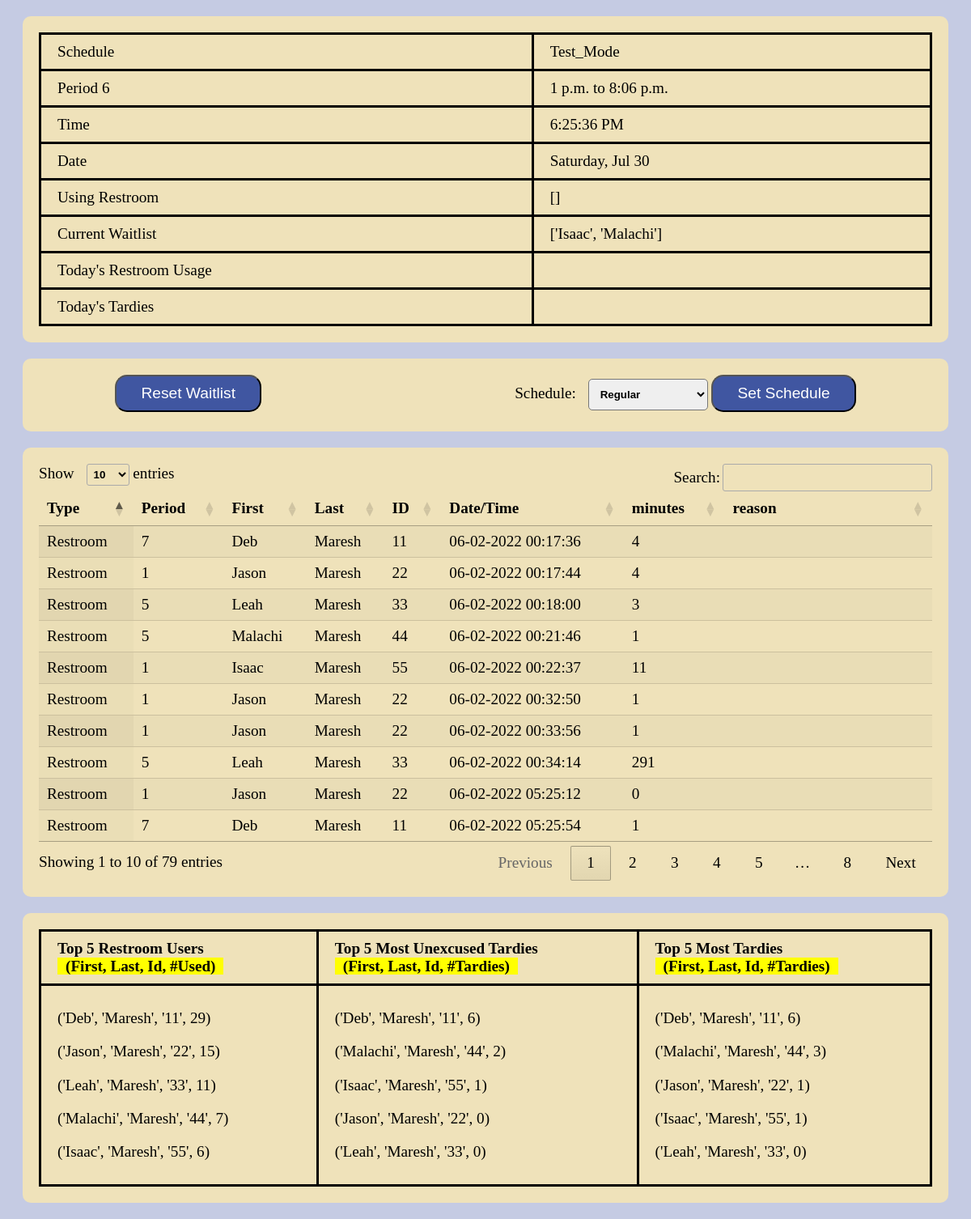
The page /dashboard (signed in) on the database its author committed.
### attendance/models.py (models this page shows)
class Schedule (models.Model):
    id = models.AutoField(primary_key=True)
    schedule_name = models.CharField(max_length=20)
    active = models.BooleanField()
    period_0 = models.CharField(max_length=20)
    period_1 = models.CharField(max_length=20)
    period_2 = models.CharField(max_length=20)
    period_3 = models.CharField(max_length=20)
    period_4 = models.CharField(max_length=20)
    period_5 = models.CharField(max_length=20)
    period_6 = models.CharField(max_length=20)
    period_7 = models.CharField(max_length=20)
    period_8 = models.CharField(max_length=20)

class Bathroom (models.Model):
    id = models.AutoField(primary_key=True)
    student = models.ForeignKey(Student, on_delete=models.CASCADE, related_name = "student_bathroom")
    time_out = models.DateTimeField()
    time_back = models.DateTimeField()
    minutes = models.IntegerField()

class Student (models.Model):
    id = models.AutoField(primary_key=True)
    first = models.CharField(max_length=20)
    last = models.CharField(max_length=20)
    student_id = models.CharField(max_length=10)
    period = models.CharField(max_length=1)
    exception = models.BooleanField()
    augPass = models.BooleanField(default=True)
    sepPass = models.BooleanField(default=True)
    octPass = models.BooleanField(default=True)
    novPass = models.BooleanField(default=True)
    decPass = models.BooleanField(default=True)
    janPass = models.BooleanField(default=True)
    febPass = models.BooleanField(default=True)
    marPass = models.BooleanField(default=True)
    aprPass = models.BooleanField(default=True)
    mayPass = models.BooleanField(default=True)
    junPass = models.BooleanField(default=True)
    julPass = models.BooleanField(default=True)

### attendance/views.py (the view)
# urls.py: path("dashboard", views.dashboard, name="dashboard"),
@login_required
def dashboard(request):
    period = get_current_period()
    start = datetime.strptime(getattr(Schedule.objects.get(active = True), period[0]), '%H:%M:%S').replace(month = datetime.now().month, day = datetime.now().day, year=datetime.now().year)  - timedelta(minutes=7)
    finish = datetime.strptime(getattr(Schedule.objects.get(active = True), period[1]), '%H:%M:%S').replace(month = datetime.now().month, day = datetime.now().day, year=datetime.now().year)
    finish_time = finish - timedelta(minutes=7)
    if period[2] == True:
        finish_time = finish
    start_time = start + timedelta(minutes=7)
    startdate = datetime.today()-timedelta(hours=8)
    records = Bathroom.objects.filter(time_out__gt = startdate).order_by('-time_out')
    tardyRecords = AttendanceRecord.objects.filter(timestamp__gt = startdate).order_by('-timestamp')
    numUnexTardies = []
    numTardies = []
    numBath = []
    for student in Student.objects.all():
        numUnexTardies.append((student.first, student.last, student.student_id, len(AttendanceRecord.objects.filter(student=student, excused=False))))
        numTardies.append((student.first, student.last, student.student_id, len(AttendanceRecord.objects.filter(student=student))))
        numBath.append((student.first, student.last, student.student_id, len(Bathroom.objects.filter(student=student))))
    numUnexTardies = sorted(numUnexTardies, key=lambda i:i[3], reverse=True)
    numTardies = sorted(numTardies, key=lambda i:i[3], reverse=True)
    numBath = sorted(numBath, key=lambda i:i[3], reverse=True)
    currentWaitlist = []
    for record in Waitlist.objects.all():
        currentWaitlist.append(record.student.first)
    bathDate = {}
    for record in Bathroom.objects.all():
        bathDate[record] = record.time_out.strftime("%m-%d-%Y  %H:%M:%S")
    tardyDate = {}
    for record in AttendanceRecord.objects.all():
        tardyDate[record] = record.timestamp.strftime("%m-%d-%Y  %H:%M:%S")
    return render(request, 'dashboard.html',{
        "tardyRecords": tardyRecords,
        "numUnexTardies": numUnexTardies[0:5],
        "numTardies": numTardies[0:5],
        "numBath": numBath[0:5],
        "tardies": AttendanceRecord.objects.all(),
        "bathroom": Bathroom.objects.all(),
        "timeSpent":datetime.now() - start_time > timedelta(minutes = 60),
        "waitlist": currentWaitlist,
        "records": records,
        "startdate":startdate.date,
        "hour": datetime.now().hour,
        "minute": datetime.now().minute,
        "schedule": Schedule.objects.get(active=True).schedule_name,
        "recordz": Record.objects.filter(timestamp__range = [start,finish]),
        "period": get_current_period(),
        "period_number": get_current_period()[0][-1],
        "start": start_time.time,
        "finish": finish_time.time,
        "using_restroom": students_using_restroom(),
        "options": Schedule.objects.all(),
        "bathDate": bathDate,
        "tardyDate": tardyDate
    })

### attendance/views.py (called while the page is built)
def get_current_period():
    now = datetime.now()
    is_max = False
    period = ['period_0', 'period_1', 'period_2', 'period_3', 'period_4', 'period_5', 'period_6', 'period_7', 'period_8']
    for i in range(9):
        then = datetime.strptime(getattr(Schedule.objects.get(active = True), period[i]), '%H:%M:%S').replace(month = datetime.now().month, day = datetime.now().day, year=datetime.now().year)  - timedelta(minutes=7)
        max = datetime.strptime(getattr(Schedule.objects.get(active = True), period[8]), '%H:%M:%S').replace(month = datetime.now().month, day = datetime.now().day, year=datetime.now().year)  - timedelta(minutes=7)
        if now < then:
            if then == max:
                is_max = True
            return [period[i-1], period[i], is_max]
    return ['period_0', 'period_1', is_max]

### attendance/templates/dashboard.html (shortened to what this page needs)
{% extends 'layout.html' %}
{% load static %}
{% block head %}
    <link href="{% static 'dashboard/style.css' %}" rel="stylesheet">
    <link rel="stylesheet" type="text/css" href="https://cdn.datatables.net/1.12.1/css/jquery.dataTables.css">
{% endblock %}
{% block body %}
<div  class="info-container" >
    <table class="info-table">
        <tr>
            <td>Schedule</td>
            <td>{{schedule}}</td>
        </tr>
        <tr>
            <td>Period {{period_number}}</td>
            <td>{{start}} to {{finish}}</td>
        </tr>
        <tr>
            <td>Time</td>
            <td id = "time"></td>
        </tr>
        <tr>
            <td>Date</td>
            <td id = "date"></td>
        </tr>
        <tr>
            <td>Using Restroom </td>
            <td>{{using_restroom}}</td>
        </tr>
        <tr>
            <td>Current Waitlist </td>
            <td>{{waitlist}}</td>
        </tr>
        <tr>
            <td>Today's Restroom Usage</td>
            <td>
            </td>
        </tr>
        <tr>
            <td>Today's Tardies</td>
            <td>
            </td>
        </tr>
    </table>
</div>
<div class="select">
    <div class="reset-container"
        <form action="{% url 'reset'%}" method="post">
            <input class="bttn choice" type="submit" value="Reset Waitlist">
    </div>
    <div class="schedule-container">
        <form action="{% url 'schedule'%}" method="post">
            <label for="cars">Schedule:</label>
            <select name="schedule">
                {% for schedule in options %}
                    <option value = {{schedule.schedule_name}}>{{schedule.schedule_name}}</option>
                {% endfor %}
            </select>
            <input class="bttn choice" type="submit" value="Set Schedule">
        </form>
    </div>
</div>
<div class="filter-table-container">
    <table id="filter-table" class="display">
        <thead>
            <tr>
                <th>Type</th>
                <th>Period</th>
                <th>First</th>
                <th>Last</th>
                <th>ID</th>
                <th>Date/Time</th>
                <th>minutes</th>
                <th>reason</th>
            </tr>
        </thead>
        <tbody>
            {% for record, date in bathDate.items %}
            <tr>
                <td>Restroom</td>
                <td>{{record.student.period}}</td>
                <td>{{record.student.first}}</td>
                <td>{{record.student.last}}</td>
                <td>{{record.student.student_id}}</td>
                <td>{{date}}</td>
                <td> {{record.minutes}}</td>
                <td></td>
            </tr>
            {% endfor %}
        </tbody>
    </table>
</div>
<div class = "top5-container">
    <table class="top5-table">
        <thead>
            <th> Top 5 Restroom Users<br><span>(First, Last, Id, #Used)</span></th>
            <th> Top 5 Most Unexcused Tardies<br><span>(First, Last, Id, #Tardies)</span></th>
            <th> Top 5 Most Tardies<br><span>(First, Last, Id, #Tardies)</span></th>
        </thead>
        <tbody>
            <tr>
                <td>
                    {% for i in numBath%}
                        <p>{{i}}</p>
                    {% endfor %}
                </td>
                <td>
                    {% for i in numUnexTardies%}
                        <p>{{i}}</p>
                    {% endfor %}
                </td>
                <td>
                    {% for i in numTardies%}
                        <p>{{i}}</p>
                    {% endfor %}
                </td>
            </tr>
        </tbody>
    </table>
</div>
{% endblock %}

### attendance/static/dashboard/style.css (style rules this page uses)
.info-container { background-color: #EFE2BA; margin: 20px; padding: 20px; border-radius: 10px; }
.info-table { border: solid; border-collapse: collapse; width: 100%; }
.info-table td { border: solid; padding: 10px 20px; }
.select { position: relative; background-color: #EFE2BA; display: flex; margin: 20px; padding: 20px; border-radius: 10px; height: 50px; }
input { background-color: #4056A1; font-size: 1em; color: white; padding: 10px 30px; border-radius: 15px; }
select { padding: 10px; border-radius: 5px; font-weight: bold; margin-left: 10px; }
.reset-container { position: absolute; left: 10%; }
.schedule-container { position: absolute; right: 10%; }
.filter-table-container { background-color: #EFE2BA; margin: 20px; padding: 20px; border-radius: 10px; }
.top5-container { background-color: #EFE2BA; margin: 20px; padding: 20px; border-radius: 10px; display: flex; }
.top5-table { border: solid; border-collapse: collapse; width: 100%; }
.top5-table td, .top5-table th { border: solid; padding: 10px 20px; }
.top5-table th { text-align: left; }
.top5-table span { background: yellow; padding: 0 10px; }

### rows shown on the page
Schedule: schedule_name "Test_Mode"
Bathroom: student.period "7", student.first "Deb", student.last "Maresh", student.student_id "11", date "06-02-2022 00:17:36", minutes "4"
Bathroom: student.period "1", student.first "Jason", student.last "Maresh", student.student_id "22", date "06-02-2022 00:17:44", minutes "4"
Bathroom: student.period "5", student.first "Leah", student.last "Maresh", student.student_id "33", date "06-02-2022 00:18:00", minutes "3"
Bathroom: student.period "5", student.first "Malachi", student.last "Maresh", student.student_id "44", date "06-02-2022 00:21:46", minutes "1"
Bathroom: student.period "1", student.first "Isaac", student.last "Maresh", student.student_id "55", date "06-02-2022 00:22:37", minutes "11"
Bathroom: student.period "1", student.first "Jason", student.last "Maresh", student.student_id "22", date "06-02-2022 00:32:50", minutes "1"
Bathroom: student.period "1", student.first "Jason", student.last "Maresh", student.student_id "22", date "06-02-2022 00:33:56", minutes "1"
Bathroom: student.period "5", student.first "Leah", student.last "Maresh", student.student_id "33", date "06-02-2022 00:34:14", minutes "291"
Bathroom: student.period "1", student.first "Jason", student.last "Maresh", student.student_id "22", date "06-02-2022 05:25:12", minutes "0"
Bathroom: student.period "7", student.first "Deb", student.last "Maresh", student.student_id "11", date "06-02-2022 05:25:54", minutes "1"

### other values the page prints
{{ period_number }} "6"
{{ start }} "1 p.m."
{{ finish }} "8:06 p.m."
{{ using_restroom }} "[]"
{{ waitlist }} "['Isaac', 'Malachi']"
{{ i }} "('Deb', 'Maresh', '11', 29)" "('Jason', 'Maresh', '22', 15)" "('Leah', 'Maresh', '33', 11)" "('Malachi', 'Maresh', '44', 7)" "('Isaac', 'Maresh', '55', 6)"
{{ i }} "('Deb', 'Maresh', '11', 6)" "('Malachi', 'Maresh', '44', 2)" "('Isaac', 'Maresh', '55', 1)" "('Jason', 'Maresh', '22', 0)" "('Leah', 'Maresh', '33', 0)"
{{ i }} "('Deb', 'Maresh', '11', 6)" "('Malachi', 'Maresh', '44', 3)" "('Jason', 'Maresh', '22', 1)" "('Isaac', 'Maresh', '55', 1)" "('Leah', 'Maresh', '33', 0)"
form field schedule "Regular"
